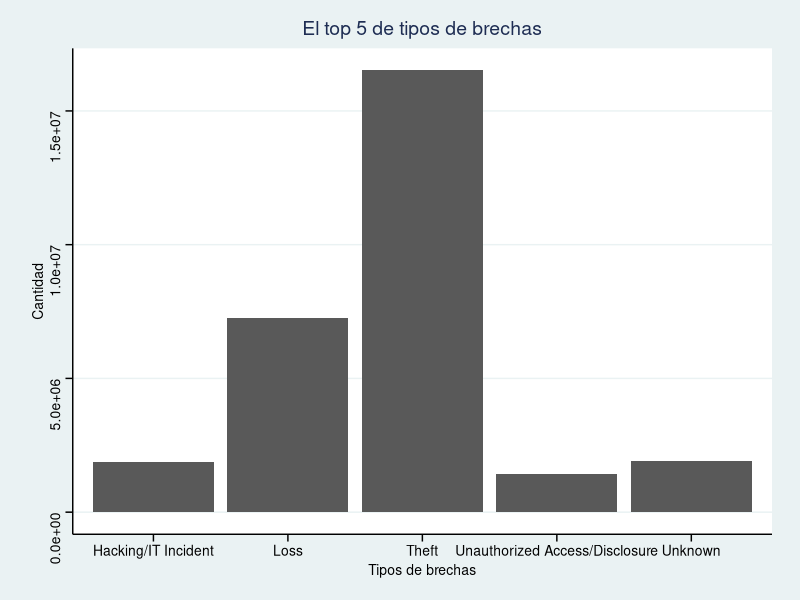
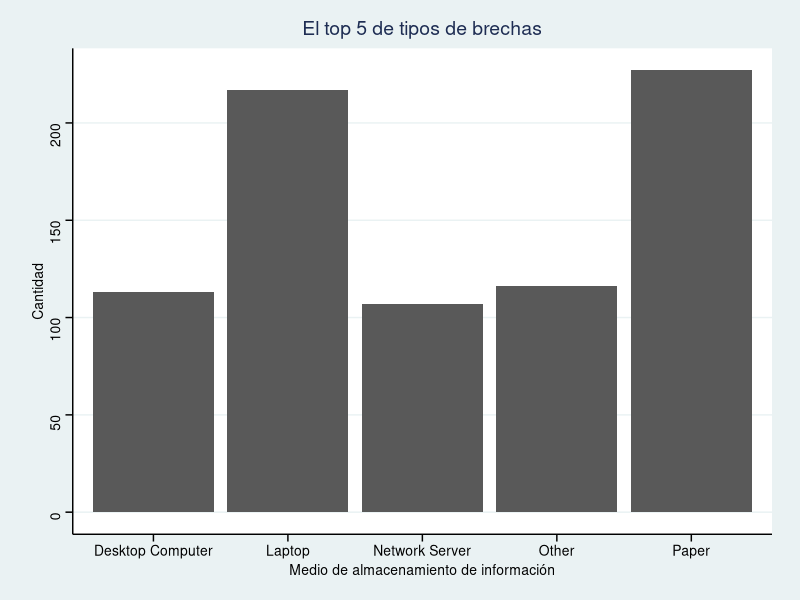
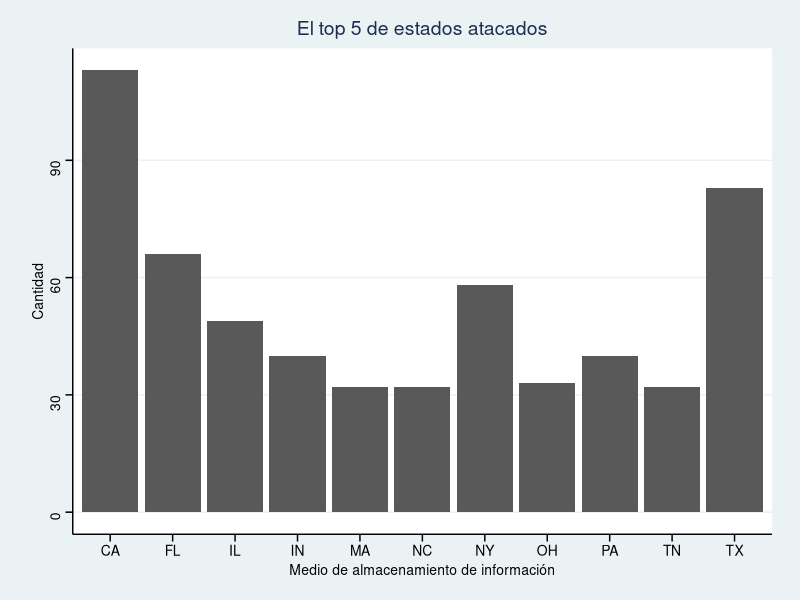
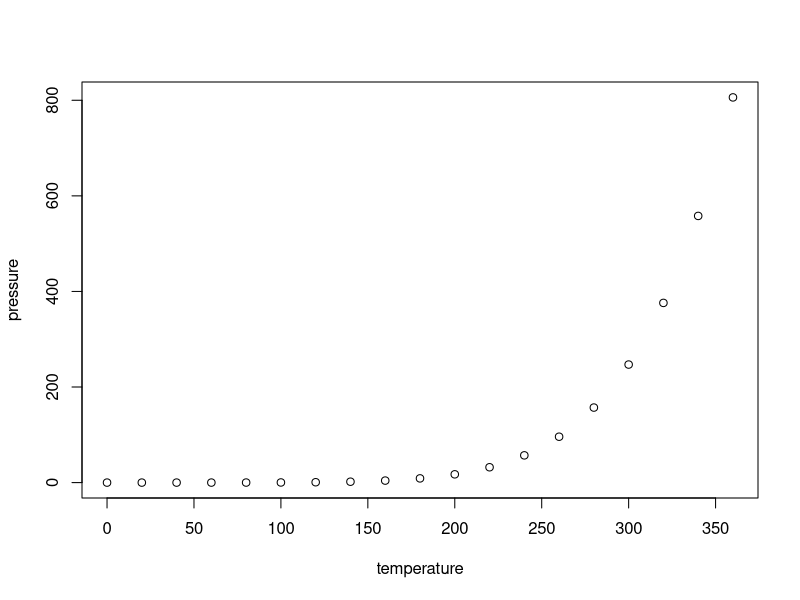

These charts were generated, in order, by the following R code:
## ---- chunk 1
knitr::opts_chunk$set(echo = TRUE)
## ---- chunk 2
if(!require(readr)) {install.packages("readr")}
library("readr")
if(!require(dplyr)) {install.packages('dplyr')}
library("dplyr")
if(!require(ggplot2)) {install.packages('ggplot2')}
library("ggplot2")
if(!require(tidyverse)) {install.packages('tidyverse')}
library("tidyverse")
if(!require(ggthemes)) {install.packages('ggthemes')}
library("ggthemes") 
if(!require(ggthemes)) {install.packages('lubridate')}
library("lubridate")
#==Pregunta 1====================================================
cyberb <- read_csv("Cyber Security Breaches.csv")

cyberb$Type_of_Breach <- as.factor(cyberb$Type_of_Breach)
cyberb$Date_Posted_or_Updated <- as.Date(cyberb$Date_Posted_or_Updated,format="%d/%m/%Y")
cyberb$breach_start <- as.Date(cyberb$breach_start,format="%d/%m/%Y")
cyberb$breach_end <- as.Date(cyberb$breach_end,format="%d/%m/%Y")


cb2 <- data.frame(Type_of_Breach= cyberb$Type_of_Breach,Individuals_Affected = cyberb$Individuals_Affected)

by_type <- cb2 %>% group_by(Type_of_Breach)

by_type_sum <- by_type %>% summarise(Individuals_Affected = sum(Individuals_Affected))

by_type_top5 <-  by_type_sum %>%
                  arrange(desc(Individuals_Affected))%>%
                  slice(1:5)

ggplot(data = by_type_top5,
       mapping = aes(Type_of_Breach, Individuals_Affected))+
  geom_col()+
  xlab("Tipos de brechas")+
  ylab("Cantidad")+
  ggtitle(("El top 5 de tipos de brechas"))+
  theme_stata()

#==Pregunta 2=========================================================
mean((cyberb$breach_end - cyberb$breach_start), na.rm = T)

#===Pregunta 3==============================================================

cyberb$Location_of_Breached_Information <- as.factor(cyberb$Location_of_Breached_Information)

dfc2 <- cyberb %>%
    group_by(Location_of_Breached_Information) %>%
    summarise(count = n()) %>%
    top_n(n = 5, wt = count)

ggplot(data = dfc2,
       mapping = aes(x = Location_of_Breached_Information,y = count))+
  geom_col()+
  xlab("Medio de almacenamiento de información")+
  ylab("Cantidad")+
  ggtitle(("El top 5 de tipos de brechas"))+
  theme_stata()

#===Pregunta 4============================================================
cyberb$State <- as.factor(cyberb$State)

dfc3 <- cyberb %>%
    group_by(State) %>%
    summarise(count = n()) %>%
    top_n(n = 10, wt = count)

ggplot(data = dfc3,
       mapping = aes(x = State,y = count))+
  geom_col()+
  xlab("Medio de almacenamiento de información")+
  ylab("Cantidad")+
  ggtitle(("El top 5 de estados atacados"))+
  theme_stata()
#===Pregunta 5=========================================================
sum(!is.na(cyberb$Business_Associate_Involved))

## ---- chunk 3
plot(pressure)
